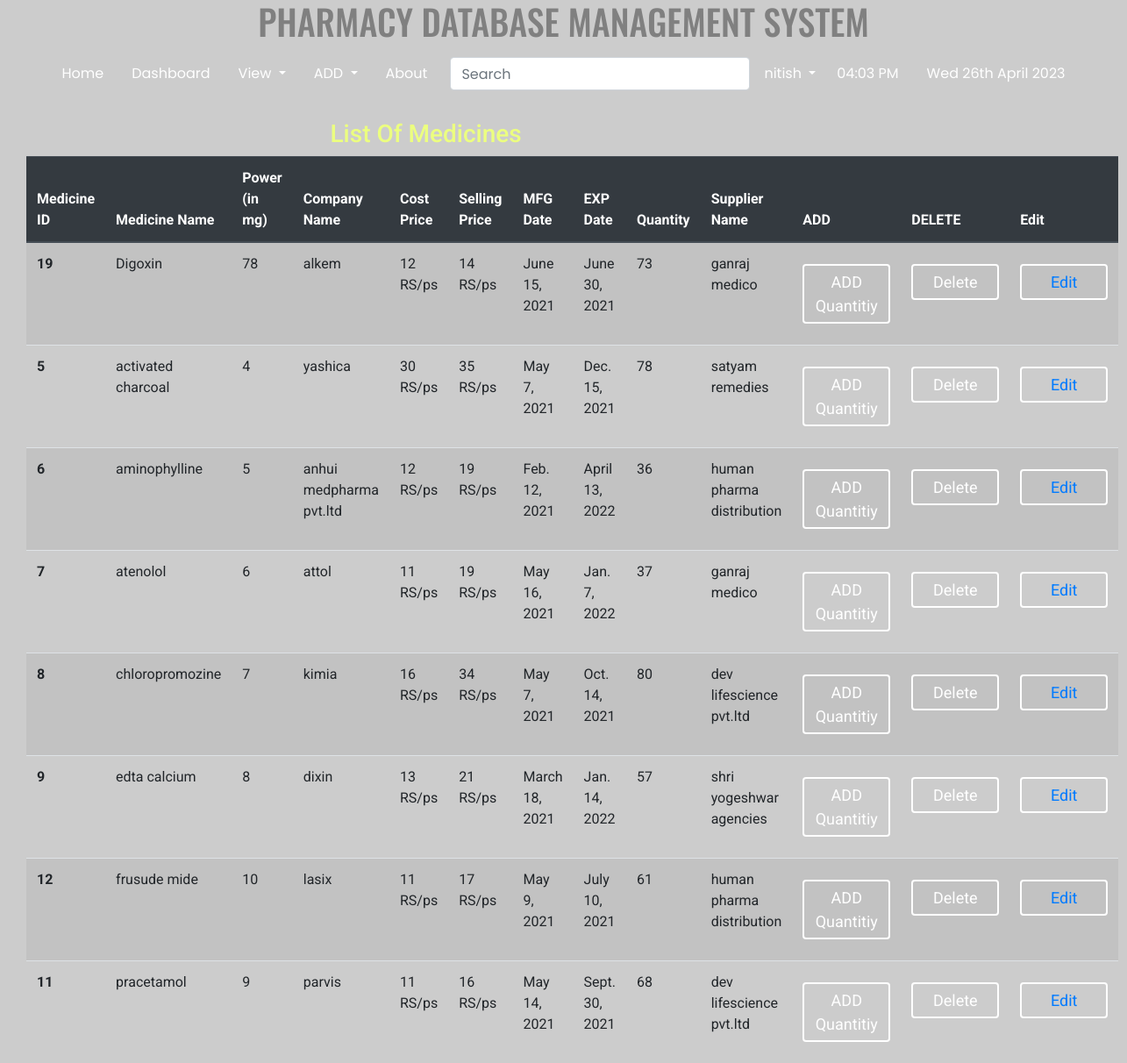
The page /products/ (signed in) on the database its author committed.
### home/models.py (models this page shows, shortened)
class Product(models.Model):
    name = models.CharField(max_length=200)
    company = models.CharField(max_length=100)
    batch_no = models.CharField(max_length=25)
    cost = models.IntegerField()
    selling_price = models.IntegerField()
    qty=models.IntegerField()
    mfg = models.DateField()
    exp = models.DateField()
    supplier = models.ForeignKey(Supplier, on_delete=models.CASCADE, related_name="supplier_set")
    class Meta:
        ordering= ('name',)

class Supplier(models.Model):
    name = models.CharField(max_length=200)
    phone=models.CharField(max_length=17,default='')
    email=models.EmailField(default='')
    def __str__(self):
        return self.name

### home/views.py (the view)
# urls.py: path('products/', ProductListView.as_view(), name='product-list'),
class ProductListView(generic.ListView):
    model = Product
    template_name = 'home/product_list.html'
    context_object_name = 'products'
    queryset = Product.objects.all().order_by('name')

### templates/home/product_list.html (shortened to what this page needs)
{% extends 'basic.html' %}
{% block body %}
{% load static %}
{% load crispy_forms_tags %}
{% if user.is_authenticated %}
<div class="container-fluid">
<div class="col-md-9 ">
<h3 class="text-center">List Of Medicines</h3>
<table class="table table-striped">
  <thead class="thead-dark">
    <tr>
      <th scope="col">Medicine ID</th>
      <th scope="col">Medicine Name</th>
      <th scope="col">Power (in mg)</th>
      <th scope="col">Company Name</th>
      <th scope="col">Cost Price</th>
      <th scope="col">Selling Price</th>
      <th scope="col">MFG Date</th>
      <th scope="col">EXP Date</th>
      <th scope="col">Quantity</th>
      <th scope="col">Supplier Name</th>
      <th scope="col">ADD</th>
      <th scope="col">DELETE</th>
      <th scope="col">Edit</th>
    </tr>
  </thead>
  <tbody>
  {% for p in products %}
    <tr>
      <th scope="row">{{p.id}}</th>
      <td>{{p.name}}</td>
      <td>{{p.batch_no}}</td>
      <td>{{p.company}}</td>
      <td>{{p.cost}} RS/ps</td>
      <td>{{p.selling_price}} RS/ps</td>
      <td>{{p.mfg}}</td>
      <td>{{p.exp}}</td>
      <td>{{p.qty}}</td>
      <td>{{p.supplier}}</td>
      <td> <button type="button" class="btn btn-primary" data-toggle="modal" data-target="#exampleModal1">
  ADD Quantitiy
</button></td>
      <td><button type="button" class="btn btn-primary" data-toggle="modal" data-target="#exampleModal">
  Delete
</button></td>
      <td><button class="btn btn-primary text-white"> <a href="/edit/{{p.id}}/">Edit</a></button></td>
    </tr>
    {% endfor %}
  </tbody>
</table>
</div>
</div>
<body style="
      width: 100%;
    height: 100vh;
    background: linear-gradient(rgba(0, 0, 0, 0.2), rgba(0, 0, 0, 0.2)), url('/static/images/bg2.jpg');
    background-size: cover;
    font-family: 'Roboto', sans-serif;
    ">
{% else %}
<h2>Please Log in to Create a Post</h2>
{% endif %}
{% endblock %}

### templates/basic.html (shortened to what this page needs)
<!DOCTYPE html>
<html lang="en">
<head>
    <link rel="stylesheet" href="https://stackpath.bootstrapcdn.com/bootstrap/4.2.1/css/bootstrap.min.css"
 />
    {% load static %}
    <link href="{% static 'css/style.css'  %}" rel="stylesheet" />
</head>
    <h1 class="text-center" style="color: grey; font-family: 'Oswald', sans-serif;"> PHARMACY DATABASE MANAGEMENT SYSTEM</h1>
    <nav class="navbar navbar-expand-lg navbar-light" style="background: none; color: grey; text-color: grey; font-family: 'Poppins', sans-serif;">
        <div class="collapse navbar-collapse" id="navbarSupportedContent">
            <ul class="nav justify-content-center">
                <li class="nav-item {% block blogactive %} {% endblock blogactive %}">
                    <a class="nav-link" href="/">Home</a>
                </li>
                <li class="nav-item">
                    <a class="nav-link" href="/dashboard/">Dashboard</a>
                </li>
                <li class="nav-item dropdown">
                    <a class="nav-link dropdown-toggle" href="#" id="navbarDropdown" role="button"
                        data-toggle="dropdown" aria-haspopup="true" aria-expanded="false">
                        View
                    </a>
                </li>
                <li class="nav-item dropdown">
                    <a class="nav-link dropdown-toggle" href="#" id="navbarDropdown" role="button"
                        data-toggle="dropdown" aria-haspopup="true" aria-expanded="false">
                        ADD
                    </a>
                </li>
                <li class="nav-item {% block aboutactive %} {% endblock aboutactive %}">
                    <a class="nav-link" href="/about/">About</a>
                </li>
                {% if user.is_authenticated %}
                <ul class="navbar-nav">
                    <form method="post" action="/search/" class="form-inline my-2 my-lg-0">
                        <li>
                            <input class="form-control mr-sm-2" style="color: #26f1fb" type="search"
                                placeholder="Search" aria-label="Search" name="q" id="q" />
                        </li>
                    </form>
                    <li class="nav-item dropdown">
                        <a class="nav-link dropdown-toggle" href="#" id="navbarDropdown" role="button"
                            data-toggle="dropdown" aria-haspopup="true" aria-expanded="false">
                            {{request.user}}
                        </a>
                    </li>
                </ul>
                {% else %}
                <li class="nav-item {% block login %} {% endblock login %}">
                    <a class="nav-link" href="{% url 'home:login' %}">Login</a>
                </li>
                {% endif %}
                <li class="nav-item">
                    <a class="nav-link" href="">{% now "h:i A" as current_time %} {{ current_time|center:"150" }}</a>
                </li>
                <li class="nav-item">
                    <a class="nav-link" href="">{% now "D jS F Y" %}</a>
                </li>
            </ul>
        </div>
    </nav>
    <br />
    {% block body %} {% endblock %} {% block js %} {% endblock %}
</body>
</html>

### static/css/style.css (style rules this page uses)
body { margin: 0; padding: 0; font-family: sens-serif; height: 100vh; }
.nav, .collapse { width: 100%; }
.navbar .nav .nav-item .nav-link:link, .navbar .nav .nav-item .nav-link:visited { color: #fff; text-align: center; }
* { padding: 0; margin: 0; border-radius: border-box; }
.container-fluid { text-align: left; transform: translate (-50%, -50%); color: white; }
input { width: 100%; border: none; outline: none; background: none; color: white; float: left; margin: 0 10px; font-size: 18px; }
.btn { width: 100px; background: none; border: 2px solid #fff; color: white; padding: 5px; font-size: 18px; cursor: pointer; margin: 12px 0; }
.col-md-6, .col-md-7, .col-md-8, .col-md-9, .col-md-10 { background: none; color: white; }
h1, h2, h3, h4, h5, h6 { background: none; color: rgb(236, 255, 127); }

### rows shown on the page
Product: id "19", name "Digoxin", batch_no "78", company "alkem", cost "12", selling_price "14", mfg "June 15, 2021", exp "June 30, 2021", qty "73", supplier "ganraj medico"
Product: id "5", name "activated charcoal", batch_no "4", company "yashica", cost "30", selling_price "35", mfg "May 7, 2021", exp "Dec. 15, 2021", qty "78", supplier "satyam remedies"
Product: id "6", name "aminophylline", batch_no "5", company "anhui medpharma pvt.ltd", cost "12", selling_price "19", mfg "Feb. 12, 2021", exp "April 13, 2022", qty "36", supplier "human pharma distribution"
Product: id "7", name "atenolol", batch_no "6", company "attol", cost "11", selling_price "19", mfg "May 16, 2021", exp "Jan. 7, 2022", qty "37", supplier "ganraj medico"
Product: id "8", name "chloropromozine", batch_no "7", company "kimia", cost "16", selling_price "34", mfg "May 7, 2021", exp "Oct. 14, 2021", qty "80", supplier "dev lifescience pvt.ltd"
Product: id "9", name "edta calcium", batch_no "8", company "dixin", cost "13", selling_price "21", mfg "March 18, 2021", exp "Jan. 14, 2022", qty "57", supplier "shri yogeshwar agencies"
Product: id "12", name "frusude mide", batch_no "10", company "lasix", cost "11", selling_price "17", mfg "May 9, 2021", exp "July 10, 2021", qty "61", supplier "human pharma distribution"
Product: id "11", name "pracetamol", batch_no "9", company "parvis", cost "11", selling_price "16", mfg "May 14, 2021", exp "Sept. 30, 2021", qty "68", supplier "dev lifescience pvt.ltd"

### other values the page prints
{{ request.user }} "nitish"
{{ current_time|center:"150" }} "04:03 PM"
